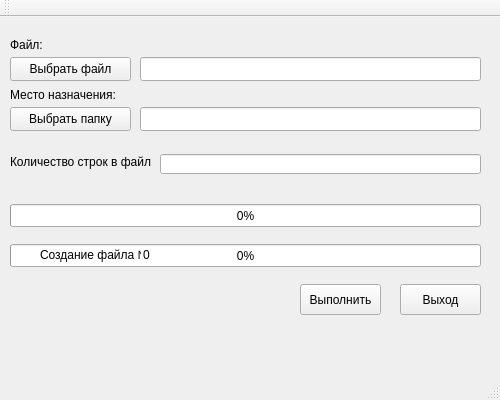
<?xml version="1.0" encoding="UTF-8"?>
<ui version="4.0">
 <class>SplitClass</class>
 <widget class="QMainWindow" name="SplitClass">
  <property name="geometry">
   <rect>
    <x>0</x>
    <y>0</y>
    <width>500</width>
    <height>400</height>
   </rect>
  </property>
  <property name="minimumSize">
   <size>
    <width>500</width>
    <height>400</height>
   </size>
  </property>
  <property name="maximumSize">
   <size>
    <width>500</width>
    <height>400</height>
   </size>
  </property>
  <property name="windowTitle">
   <string>Split</string>
  </property>
  <widget class="QWidget" name="centralWidget">
   <widget class="QPushButton" name="pushButton">
    <property name="geometry">
     <rect>
      <x>10</x>
      <y>40</y>
      <width>121</width>
      <height>24</height>
     </rect>
    </property>
    <property name="text">
     <string>Выбрать файл</string>
    </property>
   </widget>
   <widget class="QLineEdit" name="lineEdit">
    <property name="geometry">
     <rect>
      <x>140</x>
      <y>40</y>
      <width>341</width>
      <height>24</height>
     </rect>
    </property>
   </widget>
   <widget class="QLabel" name="label">
    <property name="geometry">
     <rect>
      <x>10</x>
      <y>137</y>
      <width>141</width>
      <height>16</height>
     </rect>
    </property>
    <property name="text">
     <string>Количество строк в файле:</string>
    </property>
   </widget>
   <widget class="QLineEdit" name="lineEdit_2">
    <property name="geometry">
     <rect>
      <x>160</x>
      <y>137</y>
      <width>321</width>
      <height>20</height>
     </rect>
    </property>
   </widget>
   <widget class="QPushButton" name="pushButton_2">
    <property name="geometry">
     <rect>
      <x>300</x>
      <y>267</y>
      <width>81</width>
      <height>31</height>
     </rect>
    </property>
    <property name="text">
     <string>Выполнить</string>
    </property>
   </widget>
   <widget class="QPushButton" name="pushButton_3">
    <property name="geometry">
     <rect>
      <x>400</x>
      <y>267</y>
      <width>81</width>
      <height>31</height>
     </rect>
    </property>
    <property name="text">
     <string>Выход</string>
    </property>
   </widget>
   <widget class="QLabel" name="label_2">
    <property name="geometry">
     <rect>
      <x>10</x>
      <y>10</y>
      <width>471</width>
      <height>16</height>
     </rect>
    </property>
    <property name="styleSheet">
     <string notr="true">color : red;</string>
    </property>
    <property name="text">
     <string/>
    </property>
   </widget>
   <widget class="QProgressBar" name="progressBar">
    <property name="geometry">
     <rect>
      <x>10</x>
      <y>187</y>
      <width>471</width>
      <height>23</height>
     </rect>
    </property>
    <property name="value">
     <number>0</number>
    </property>
    <property name="alignment">
     <set>Qt::AlignCenter</set>
    </property>
    <property name="textVisible">
     <bool>true</bool>
    </property>
   </widget>
   <widget class="QProgressBar" name="progressBar_2">
    <property name="geometry">
     <rect>
      <x>10</x>
      <y>227</y>
      <width>471</width>
      <height>23</height>
     </rect>
    </property>
    <property name="value">
     <number>0</number>
    </property>
    <property name="alignment">
     <set>Qt::AlignCenter</set>
    </property>
    <property name="textVisible">
     <bool>true</bool>
    </property>
   </widget>
   <widget class="QLabel" name="label_3">
    <property name="geometry">
     <rect>
      <x>40</x>
      <y>230</y>
      <width>101</width>
      <height>16</height>
     </rect>
    </property>
    <property name="text">
     <string>Создание файла №</string>
    </property>
   </widget>
   <widget class="QLabel" name="label_4">
    <property name="geometry">
     <rect>
      <x>143</x>
      <y>230</y>
      <width>16</width>
      <height>16</height>
     </rect>
    </property>
    <property name="text">
     <string>0</string>
    </property>
   </widget>
   <widget class="QLineEdit" name="lineEdit_3">
    <property name="geometry">
     <rect>
      <x>140</x>
      <y>90</y>
      <width>341</width>
      <height>24</height>
     </rect>
    </property>
   </widget>
   <widget class="QPushButton" name="pushButton_4">
    <property name="geometry">
     <rect>
      <x>10</x>
      <y>90</y>
      <width>121</width>
      <height>24</height>
     </rect>
    </property>
    <property name="text">
     <string>Выбрать папку</string>
    </property>
   </widget>
   <widget class="QLabel" name="label_5">
    <property name="geometry">
     <rect>
      <x>10</x>
      <y>20</y>
      <width>81</width>
      <height>16</height>
     </rect>
    </property>
    <property name="text">
     <string>Файл:</string>
    </property>
   </widget>
   <widget class="QLabel" name="label_6">
    <property name="geometry">
     <rect>
      <x>10</x>
      <y>70</y>
      <width>121</width>
      <height>16</height>
     </rect>
    </property>
    <property name="text">
     <string>Место назначения:</string>
    </property>
   </widget>
  </widget>
  <widget class="QMenuBar" name="menuBar">
   <property name="geometry">
    <rect>
     <x>0</x>
     <y>0</y>
     <width>500</width>
     <height>21</height>
    </rect>
   </property>
  </widget>
  <widget class="QToolBar" name="mainToolBar">
   <attribute name="toolBarArea">
    <enum>TopToolBarArea</enum>
   </attribute>
   <attribute name="toolBarBreak">
    <bool>false</bool>
   </attribute>
  </widget>
  <widget class="QStatusBar" name="statusBar"/>
 </widget>
 <layoutdefault spacing="6" margin="11"/>
 <resources>
  <include location="Split.qrc"/>
 </resources>
 <connections/>
</ui>
